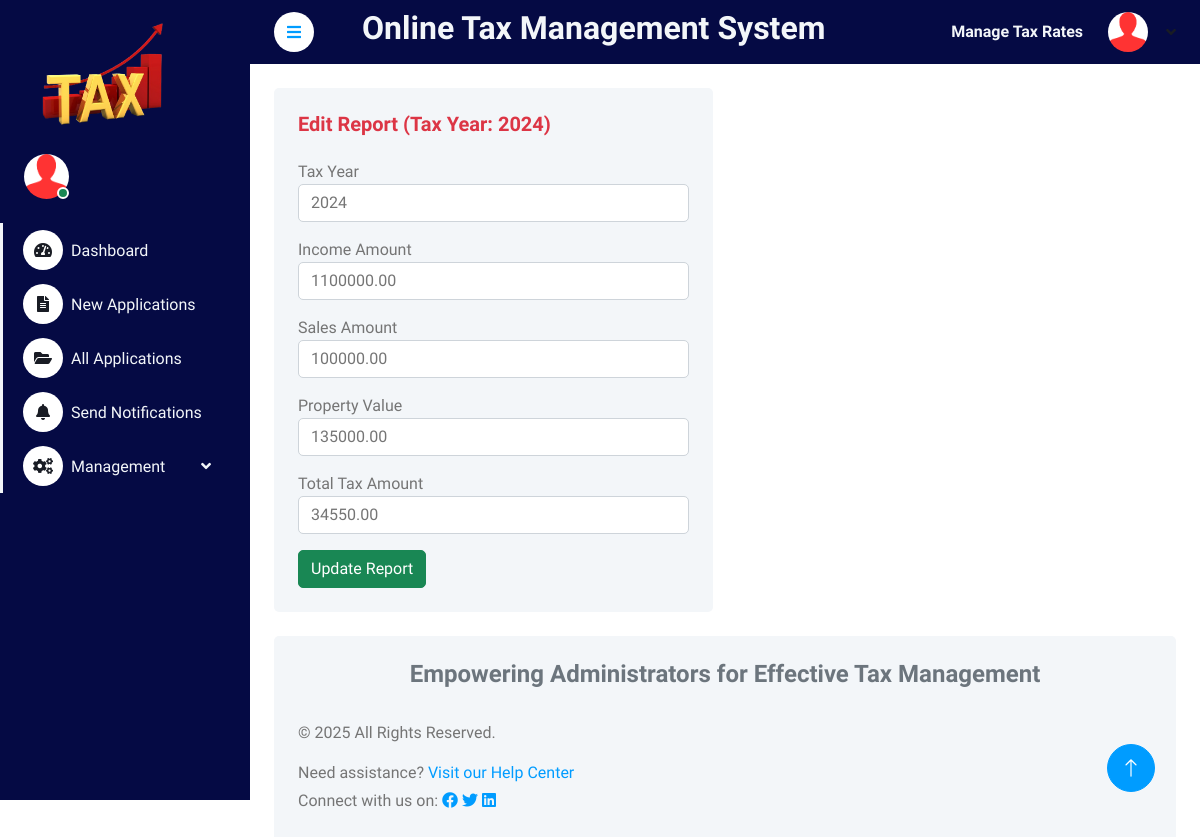
The page /admin/edit_report.php?ReportID=1 (signed in) on the database its author committed.
### tables this page shows
CREATE TABLE `tbl_reports` (
  `ReportID` int(11) NOT NULL,
  `UserID` int(11) NOT NULL,
  `tax_year` year(4) NOT NULL,
  `income_amount` decimal(15,2) DEFAULT 0.00,
  `sales_amount` decimal(15,2) DEFAULT 0.00,
  `property_value` decimal(15,2) DEFAULT 0.00,
  `total_taxable_amount` decimal(15,2) GENERATED ALWAYS AS (`income_amount` + `sales_amount` + `property_value`) STORED,
  `total_tax_amount` decimal(15,2) DEFAULT 0.00,
  `creation_date` timestamp NOT NULL DEFAULT current_timestamp()
);

### admin/edit_report.php (the view, shortened to what this page needs)
<?php
include('includes/dbconnection.php');
if (isset($_GET['ReportID']) && is_numeric($_GET['ReportID'])) {
    $reportid = intval($_GET['ReportID']);
    $sql = "SELECT * FROM tbl_reports WHERE ReportID = :reportid";
    $query = $dbh->prepare($sql);
    $query->bindParam(':reportid', $reportid, PDO::PARAM_INT);
    $query->execute();
    $result = $query->fetch(PDO::FETCH_ASSOC);
    $tax_year = $result['tax_year'];
    $income_amount = $result['income_amount'];
    $sales_amount = $result['sales_amount'];
    $property_value = $result['property_value'];
    $total_tax_amount = $result['total_tax_amount'];
} else {
    echo "<script>alert('Invalid or missing Report ID'); window.location.href='dashboard.php';</script>";
    exit();
}
?>
<!DOCTYPE html>
<html lang="en">
<head>
    <link href="https://cdnjs.cloudflare.com/ajax/libs/font-awesome/5.10.0/css/all.min.css" rel="stylesheet">
    <link href="https://cdn.jsdelivr.net/npm/bootstrap-icons@1.4.1/font/bootstrap-icons.css" rel="stylesheet">
    <link href="lib/owlcarousel/assets/owl.carousel.min.css" rel="stylesheet">
    <link href="lib/tempusdominus/css/tempusdominus-bootstrap-4.min.css" rel="stylesheet" />
    <link href="css/bootstrap.min.css" rel="stylesheet">
    <link href="css/style.css" rel="stylesheet"></head>
<body>
    <div class="container-fluid position-relative bg-white d-flex p-0">
        <?php include_once('includes/sidebar.php'); ?>
        <div class="content">
            <?php include_once('includes/header.php'); ?>
            <div class="container-fluid pt-4 px-4">
                <div class="row g-4">
                    <div class="col-sm-12 col-xl-6">
                        <div class="bg-light rounded h-100 p-4">
                            <h5 class="mb-4 text-danger">Edit Report (Tax Year: <?php echo $tax_year; ?>)</h5>
                            <form method="post">
                                <div class="form-group mb-3">
                                    <label for="tax_year">Tax Year</label>
                                    <input type="text" class="form-control" name="tax_year" value="<?php echo htmlentities($tax_year); ?>" required>
                                </div>
                                <div class="form-group mb-3">
                                    <label for="income_amount">Income Amount</label>
                                    <input type="number" class="form-control" name="income_amount" value="<?php echo htmlentities($income_amount); ?>" required>
                                </div>
                                <div class="form-group mb-3">
                                    <label for="sales_amount">Sales Amount</label>
                                    <input type="number" class="form-control" name="sales_amount" value="<?php echo htmlentities($sales_amount); ?>" required>
                                </div>
                                <div class="form-group mb-3">
                                    <label for="property_value">Property Value</label>
                                    <input type="number" class="form-control" name="property_value" value="<?php echo htmlentities($property_value); ?>" required>
                                </div>
                                <div class="form-group mb-3">
                                    <label for="total_tax_amount">Total Tax Amount</label>
                                    <input type="number" class="form-control" name="total_tax_amount" value="<?php echo htmlentities($total_tax_amount); ?>" required>
                                </div>
                                <button type="submit" name="submit" class="btn btn-success">Update Report</button>
                            </form>
                        </div>
                    </div>
                </div>
            </div>
            <?php include_once('includes/footer.php'); ?>
        </div>
        <?php include_once('includes/back-totop.php'); ?>
    </div>
</body>
</html>

### admin/css/style.css (style rules this page uses)
:root { --primary: #009CFF; --light: #F3F6F9; --dark: #191C24; }
.btn { transition: .5s; }
.content { margin-left: 250px; min-height: 100vh; background: #FFFFFF; transition: 0.5s; }
@media (min-width: 992px) { .content { width: calc(100% - 250px); } }

### rows shown on the page
tbl_reports: tax_year "2024", income_amount "1100000.00", sales_amount "100000.00", property_value "135000.00", total_tax_amount "34550.00"
